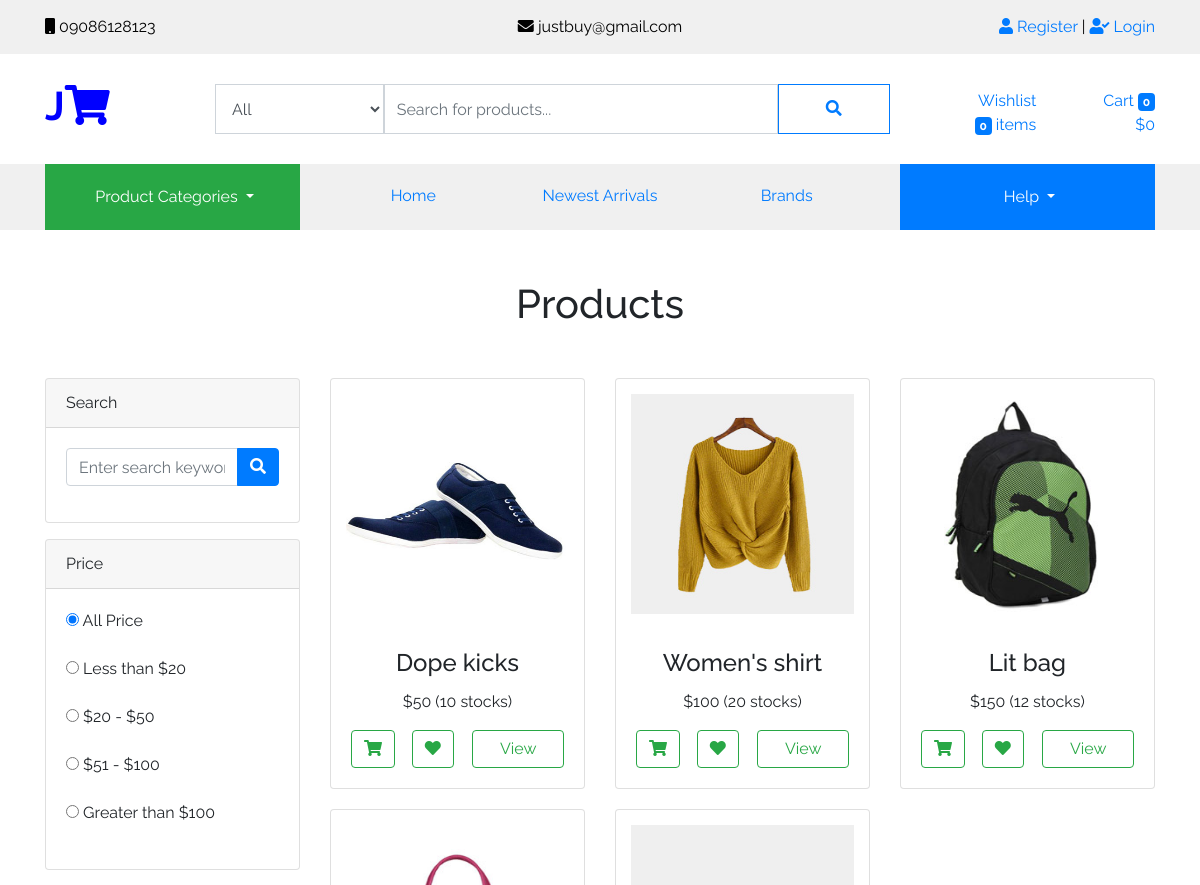
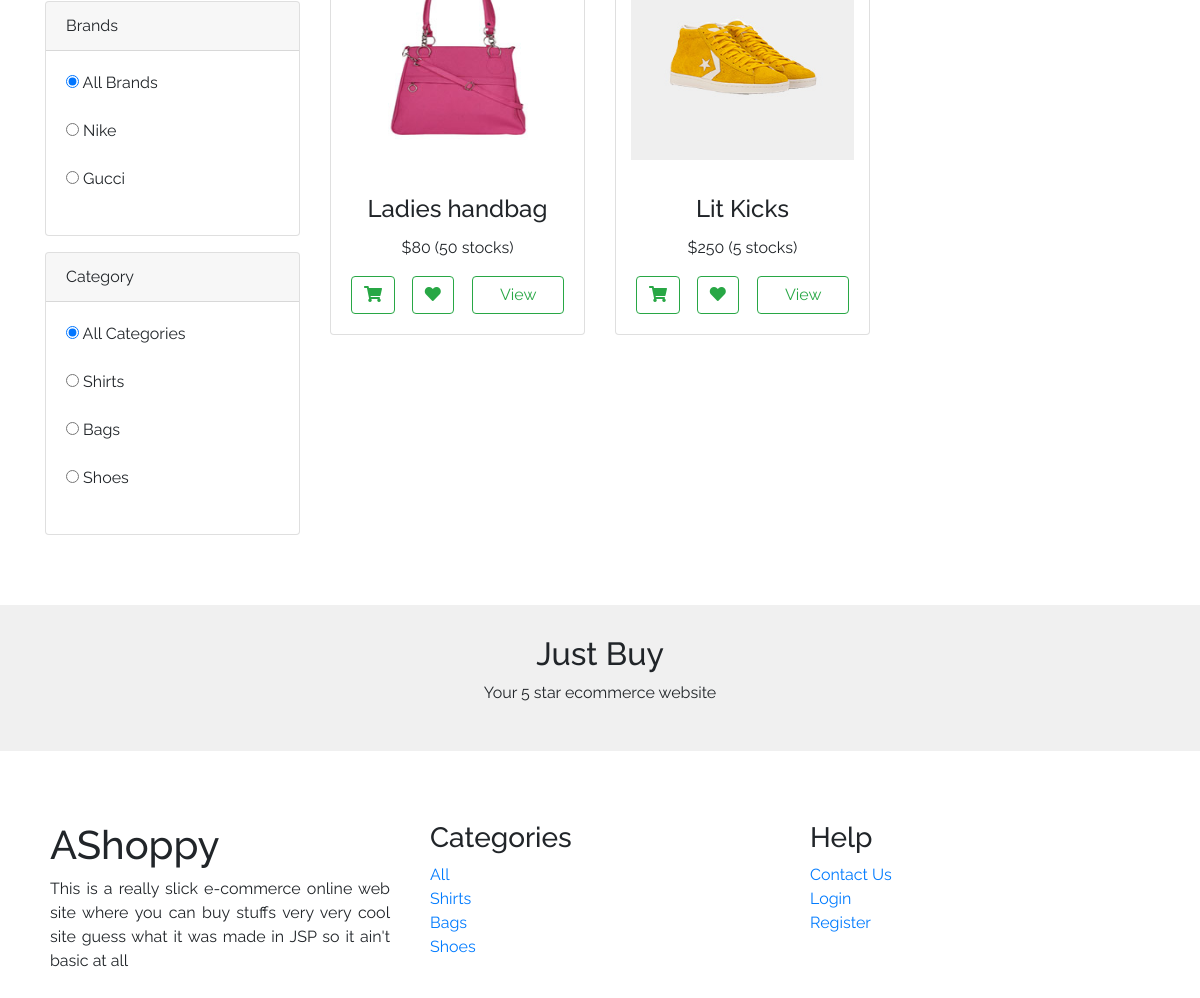
Page /products/all/all/all/all on the committed database (2 pictures, top to bottom).
### tables this page shows
CREATE TABLE `brands` (
  `BrandID` int(11) NOT NULL,
  `BrandName` varchar(100) DEFAULT NULL
);

CREATE TABLE `categories` (
  `CategoryID` int(11) NOT NULL,
  `CategoryName` varchar(60) DEFAULT NULL
);

CREATE TABLE `products` (
  `ProductID` int(11) NOT NULL,
  `Name` varchar(100) NOT NULL,
  `Description` text NOT NULL,
  `Price` float NOT NULL,
  `Stock` int(11) NOT NULL,
  `Brand` int(11) NOT NULL,
  `Image` text DEFAULT NULL,
  `Category` int(11) NOT NULL,
  `LaunchDate` int(11) NOT NULL
);

### products.php (the view, shortened to what the rows shown need)
<?php
    $classes_redirect = "classes/";
    include_once $classes_redirect."__WebAppConfig.php";
    include_once $classes_redirect."UsersView.php";
    include_once $classes_redirect."CategoriesView.php";
    $users_view_instance = new UsersView();
    include_once $classes_redirect."ProductsView.php";
    include_once $classes_redirect."BrandsView.php";
    $products_view_instance = new ProductsView();
    $brands_view_instance = new BrandsView();
?>
<!DOCTYPE html>
<html lang="en" dir="ltr">
    <head>
        <title>Products | <?php $app_conf->app_name(); ?></title>
        <?php $app_conf->load_stylesheet("css/bootstrap.min.css"); ?>
        <?php $app_conf->load_stylesheet("css/style.css"); ?>
        <?php $app_conf->load_stylesheet("css/fontawesome.min.css"); ?>
    </head>
    <body>
        <?php include_once $app_conf->get_view("header"); ?>
        <?php include_once $app_conf->get_view("header2"); ?>
        <div class="container" style="margin-top: 50px; margin-bottom: 50px;">
            <div class="col-lg-12 col-md-12 col-12 text-center">
                <?php
                    if($_GET["search_keyword"] != "all"){
                        ?>
                        <h1>Search Results: <?php echo $_GET["search_keyword"]; ?></h1>
                        <?php
                    }else if($_GET["category"] != "all"){
                        ?>
                        <h1><?php echo $categories_view_instance->GetCategoryName($_GET["category"]); ?></h1>
                        <?php
                    }else if($_GET["brand"] != "all"){
                        ?>
                        <h1><?php echo $brands_view_instance->GetBrandName($_GET["brand"]); ?></h1>
                        <?php
                    }else{
                        ?>
                        <h1>Products</h1>
                        <?php
                    }
                ?>
            </div>
            <div class="row" style="margin-top: 50px; margin-bottom: 50px;">
                <div class="col-lg-3 col-md-4 col-12" style="margin-bottom: 20px;">
                    <div class="card mt-3">
                        <div class="card-header">Brands</div>
                        <div class="card_body" style="padding: 20px;">
                            <input type="radio" class="brand_filter" name="brand_filter" value="all" <?php echo ($_GET["brand"] == "all") ? "checked" : ""; ?>/> All Brands<br><br>
                            <?php
                                $brands = $brands_view_instance->GetBrands();
                                foreach($brands as $brand){
                                    ?>
                                    <input type="radio" class="brand_filter" name="brand_filter" value="<?php echo $brand["BrandID"]; ?>" <?php echo ($_GET["brand"] == $brand["BrandID"]) ? "checked" : ""; ?>/> <?php echo $brand["BrandName"]; ?><br><br>
                                    <?php
                                }
                            ?>
                        </div>
                    </div>
                    <div class="card mt-3">
                        <div class="card-header">Category</div>
                        <div class="card_body" style="padding: 20px;">
                            <input type="radio" class="category_filter" name="category_filter" value="all" <?php echo ($_GET["category"] == "all") ? "checked" : ""; ?>/> All Categories<br><br>
                            <?php
                                $categories = $categories_view_instance->GetCategories();
                                foreach($categories as $category){
                                    ?>
                                    <input type="radio" class="category_filter" name="category_filter" value="<?php echo $category["CategoryID"]; ?>" <?php echo ($_GET["category"] == $category["CategoryID"]) ? "checked" : ""; ?>/> <?php echo $category["CategoryName"]; ?><br><br>
                                    <?php
                                }
                            ?>
                        </div>
                    </div>
                </div>
                <div class="col-lg-9 col-md-8">
                    <div class="row" id="products_pane">
                        <?php
                            $products = $products_view_instance->AdvancedGetProducts($_GET["category"], $_GET["brand"], $_GET["price"], $_GET["search_keyword"]);
                            foreach($products as $product){
                                ?>
                                <div class="col-lg-4 col-md-6 col-12 product_instance">
                                    <div class="card" style="cursor: pointer">
                                        <img class="card-img-top product_image" src="<?php echo $app_conf->base_url(); ?><?php echo $product["Image"]; ?>">
                                        <div class="card-body text-center">
                                            <h4 class="card-title"><?php echo $product["Name"]; ?></h4>
                                            <p>$<?php echo $product["Price"]; ?> (<?php echo $product["Stock"]; ?> stocks)</p>
                                            <div class="row">
                                                <?php
                                                    if($users_view_instance->UserLoggedInVerified()){
                                                        $a2c_flag = false;
                                                        $user_has_cart = $products_view_instance->UserHasCart($users_view_instance->GetUserLoggedID());
                                                        if($user_has_cart[0]){
                                                            $cart_id = $user_has_cart[1];
                                                            if($products_view_instance->InUserCart($cart_id, $product["ProductID"])){
                                                                ?>
                                                                <div class="col-3">
                                                                    <button class="btn btn-success" onclick="show_popup('Add to cart', 'Product already in cart');">
                                                                        <?php $app_conf->get_font_awesome_icon("fas fa-shopping-cart"); ?>
                                                                    </button>
                                                                </div>
                                                                <?php
                                                            }else{
                                                                $a2c_flag = true;
                                                            }
                                                        }else{
                                                            $a2c_flag = true;
                                                        }
                                                        if($a2c_flag){
                                                            ?>
                                                            <div class="col-3">
                                                                <button class="btn btn-outline-success" onclick="add_product_to_cart($(this), <?php echo $product["ProductID"]; ?>);">
                                                                    <?php $app_conf->get_font_awesome_icon("fas fa-shopping-cart"); ?>
                                                                </button>
                                                            </div>
                                                            <?php
                                                        }
                                                        if($products_view_instance->InUserWishlist($users_view_instance->GetUserLoggedID(), $product["ProductID"])){
                                                            ?>
                                                            <div class="col-3">
                                                                <button class="btn btn-success" onclick="show_popup('Add to wishlist', 'Product already in wishlist');">
                                                                    <?php $app_conf->get_font_awesome_icon("fas fa-heart"); ?>
                                                                </button>
                                                            </div>
                                                            <?php
                                                        }else{
                                                            ?>
                                                            <div class="col-3">
                                                                <button class="btn btn-outline-success" onclick="add_product_to_wishlist($(this), <?php echo $product["ProductID"]; ?>);">
                                                                    <?php $app_conf->get_font_awesome_icon("fas fa-heart"); ?>
                                                                </button>
                                                            </div>
                                                            <?php
                                                        }
                                                    }else{
                                                        ?>
                                                        <div class="col-3">
                                                            <button class="btn btn-outline-success" onclick="show_popup('Add to cart', 'Login or register to add product to cart');">
                                                                <?php $app_conf->get_font_awesome_icon("fas fa-shopping-cart"); ?>
                                                            </button>
                                                        </div>
                                                        <div class="col-3">
                                                            <button class="btn btn-outline-success" onclick="show_popup('Add to wishlist', 'Login or register to add product to wishlist');">
                                                                <?php $app_conf->get_font_awesome_icon("fas fa-heart"); ?>
                                                            </button>
                                                        </div>
                                                        <?php
                                                    }
                                                ?>
                                                <div class="col-6">
                                                    <button class="btn btn-outline-success btn-block">View</button>
                                                </div>
                                            </div>
                                        </div>
                                    </div>
                                </div>
                                <?php
                            }
                                ?>
                    </div>
                </div>
            </div>
        </div>
        <?php include_once $app_conf->get_view("footer"); ?>
    </body>
</html>

### classes/__WebAppConfig.php (shortened to what the rows shown need)
<?php
    class WebAppConfig{
        public function base_url(){
            return self::BASE_URL;
        }
        public function load_stylesheet($path){
            $path = $this->base_url() . "assets/" . $path;
            echo "<link type=\"text/css\" rel=\"stylesheet\" href=\"".$path."\"/>";
        }
        public function get_font_awesome_icon($icon_code){
            echo '<span class="'.$icon_code.'"></span>';
        }
    }
    $app_conf = new WebAppConfig();
?>

### views/footer.view.php (shortened to what the rows shown need)
<div class="container-fluid footer">
            <div class="container">
                <div class="row">
                    <div class="col-lg-4 col-md-4 col-12" style="padding: 20px;">
                        <h1>AShoppy</h1>
                    </div>
                    <div class="col-lg-4 col-md-4 col-12" style="padding: 20px;">
                        <h3>Categories</h3>
                        <a href="<?php echo $app_conf->base_url(); ?>products/all/all/all/all">All</a><br/>
                        <?php
                            $active_categories = $categories_view_instance->GetCategories("all");
                            foreach($active_categories as $category){
                                $category_name = $category["CategoryName"];
                                $category_id = $category["CategoryID"];
                                ?>
                                <a href="<?php echo $app_conf->base_url(); ?>products/<?php echo $category_id; ?>/all/all/all"><?php echo $category_name; ?></a><br/>
                                <?php
                            }
                        ?>
                    </div>
                </div>
            </div>
        </div>

### rows in the picture
brands: BrandName "Nike"
brands: BrandName "Gucci"
categories: CategoryName "Shirts"
categories: CategoryName "Bags"
categories: CategoryName "Shoes"
products: Image (picture), Name "Dope kicks", Price "50", Stock "10"
products: Image (picture), Name "Women's shirt", Price "100", Stock "20"
products: Image (picture), Name "Lit bag", Price "150", Stock "12"
products: Image (picture), Name "Ladies handbag", Price "80", Stock "50"
products: Image (picture), Name "Lit Kicks", Price "250", Stock "5"
